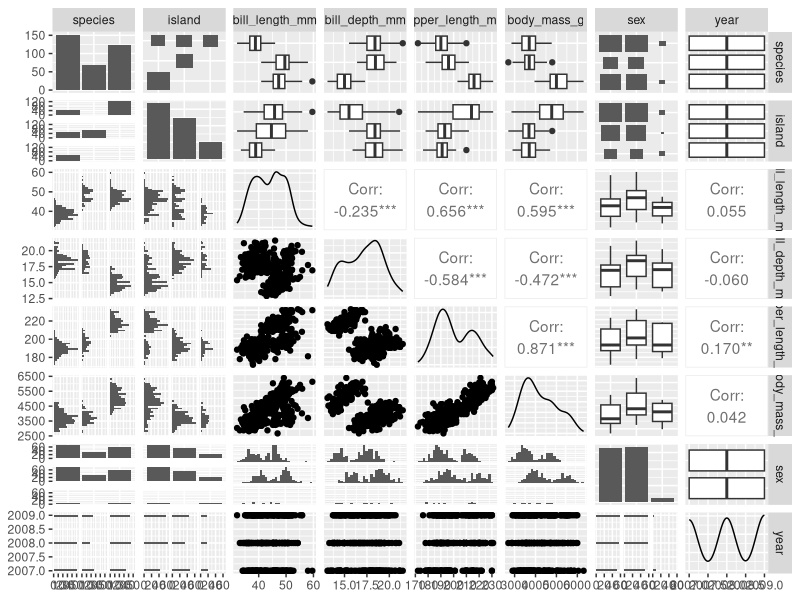
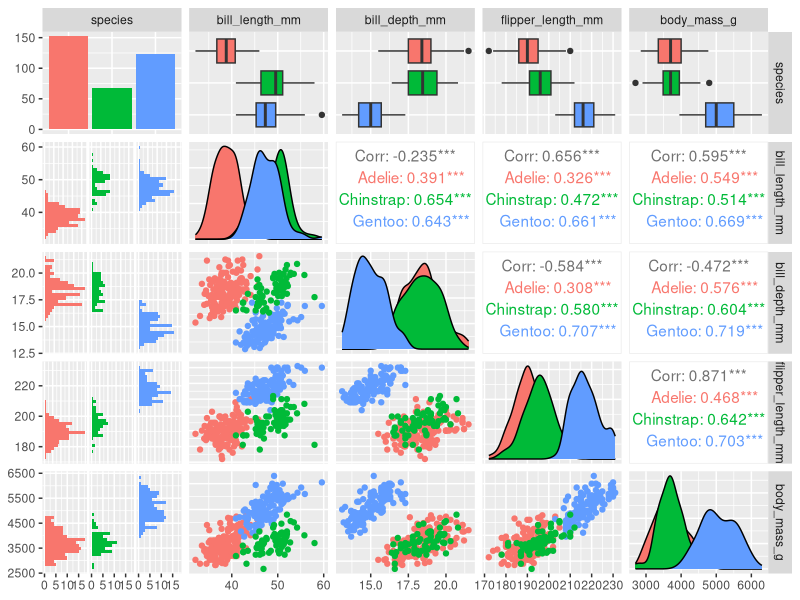
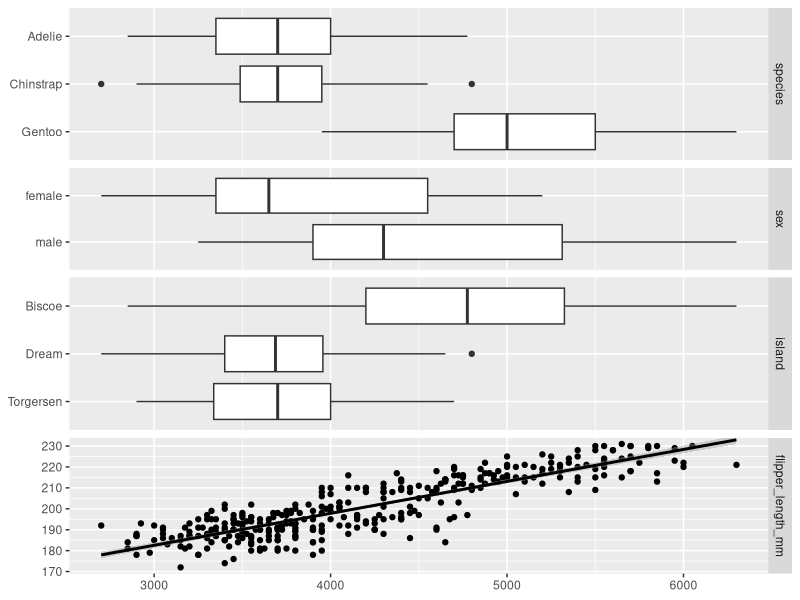
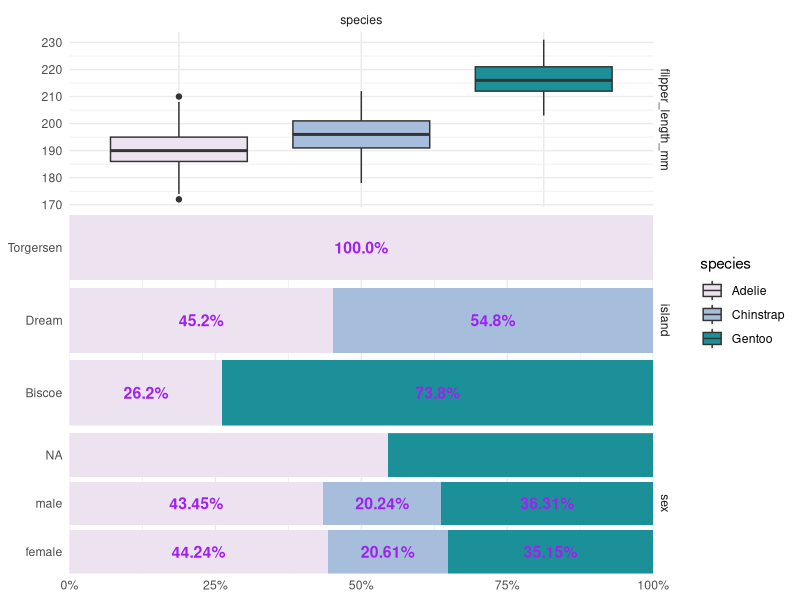
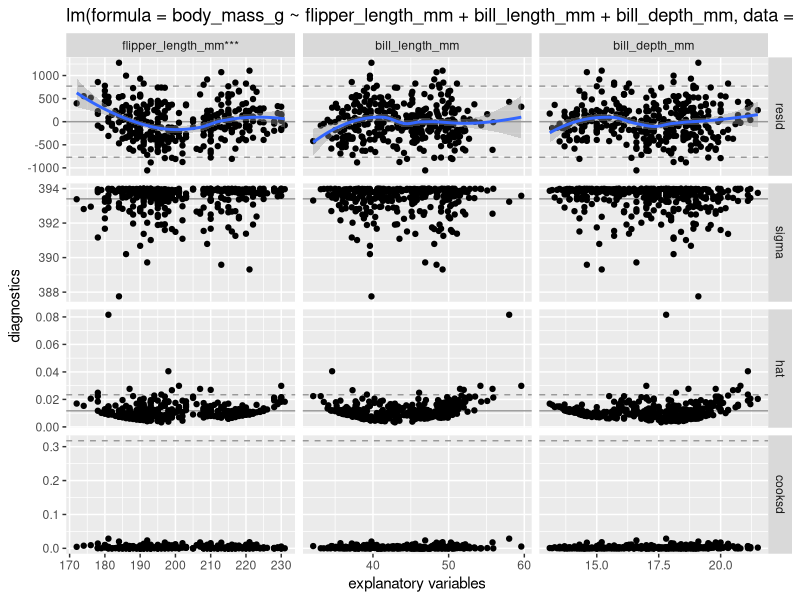
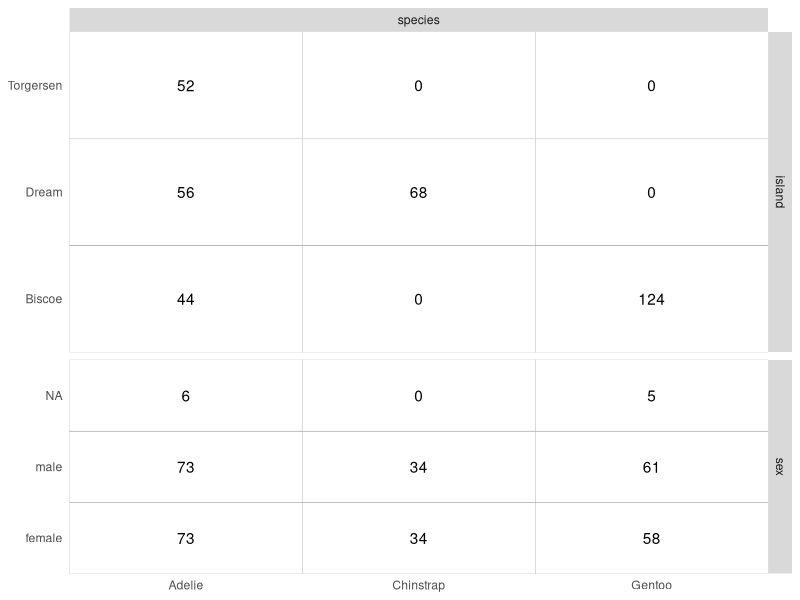

Write R code to recreate these figures, in order.
## ---- chunk 1
knitr::opts_chunk$set(echo = TRUE, warning = FALSE, message = FALSE)
library(tidyverse)
library(GGally)
library(palmerpenguins)
library(skimr)
## ---- chunk 2
# Bring it up in a new tab
# View(penguins)

# Summarize it 
summary(penguins)

# Glimpse it
tibble::glimpse(penguins)

# Skim it 
skimr::skim(penguins)
## ---- chunk 3
ggpairs(penguins)
## ---- chunk 4
penguins %>% 
  select(species, bill_length_mm:body_mass_g) %>% 
  ggpairs(aes(color = species))
## ---- chunk 5
penguins %>% 
  ggbivariate(outcome = "body_mass_g", 
              explanatory = c("species","sex", "island","flipper_length_mm"))
## ---- chunk 6
penguins %>% 
  ggbivariate(outcome = "species", 
              explanatory = c("flipper_length_mm", "island", "sex"),
              rowbar_args = list(
    colour = "purple",
    size = 4,
    fontface = "bold",
    label_format = scales::label_percent(accurary = 1)
  )) +
  scale_fill_brewer(palette = 10) +
  theme_minimal()
## ---- chunk 7
# Make a model: 
penguin_lm <- lm(body_mass_g ~ flipper_length_mm + bill_length_mm + bill_depth_mm, data = penguins)

# Look at the diagnostics! 
ggnostic(penguin_lm)
## ---- chunk 8
# Counts, for each species, tallied by island & sex
penguins %>% 
  ggtable("species", c("island","sex"))
